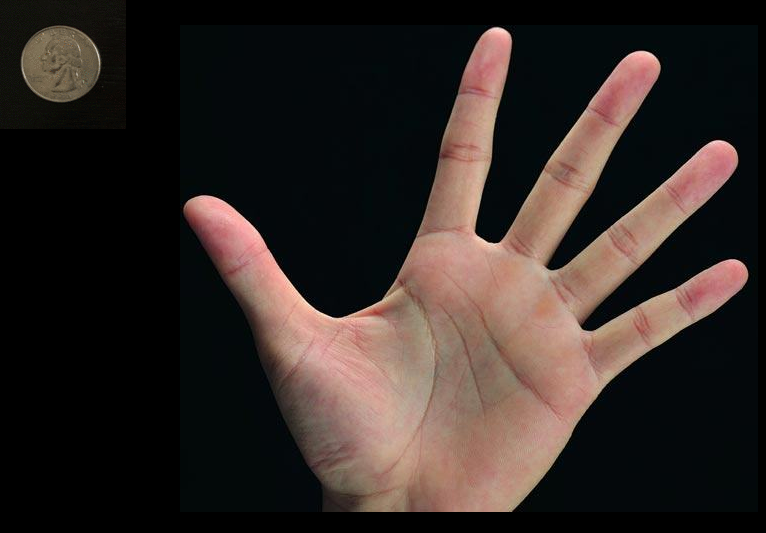
#> input picture testPalm.png, 766 x 533 px
$ python temp.py
#> lines starting #> are read from the running program, lines starting #| are printed output that depends on the picture; after the words box and inside, x2 and y2 are one past the last pixel; in counts of white or black regions, pixels touching at a corner belong together
import numpy as np
import cv2

img = cv2.imread("testPalm.png")
#> img is the input picture: shape (533, 766, 3); mean B, G, R 37.9, 41.4, 50.9
hsv = cv2.cvtColor(img,cv2.COLOR_BGR2HSV);
#> hsv: shape (533, 766, 3); mean H, S, V 44.7, 99.2, 53.9
lower_hand = np.array([0,30,60])
upper_hand = np.array([20,150,255])

mask = cv2.inRange(hsv, lower_hand, upper_hand)
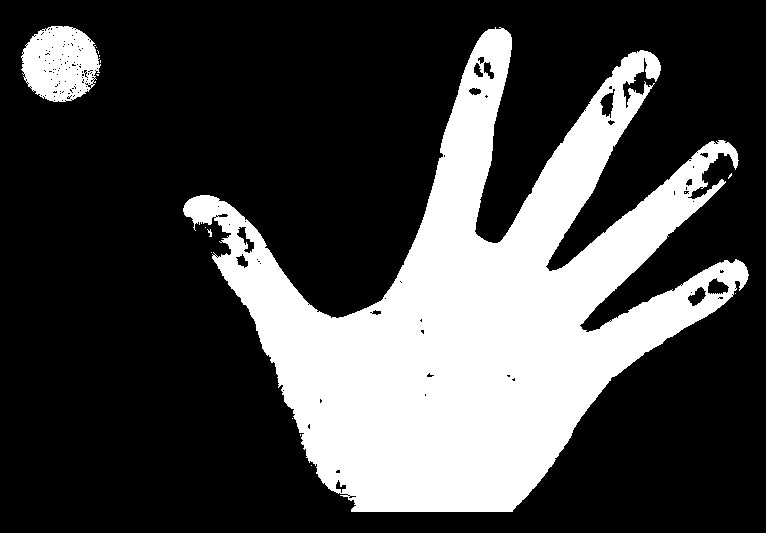
#> mask: shape (533, 766); 27.7% white; 16 white regions (13 under 20 px)

res = cv2.bitwise_and(img, img, mask=mask)
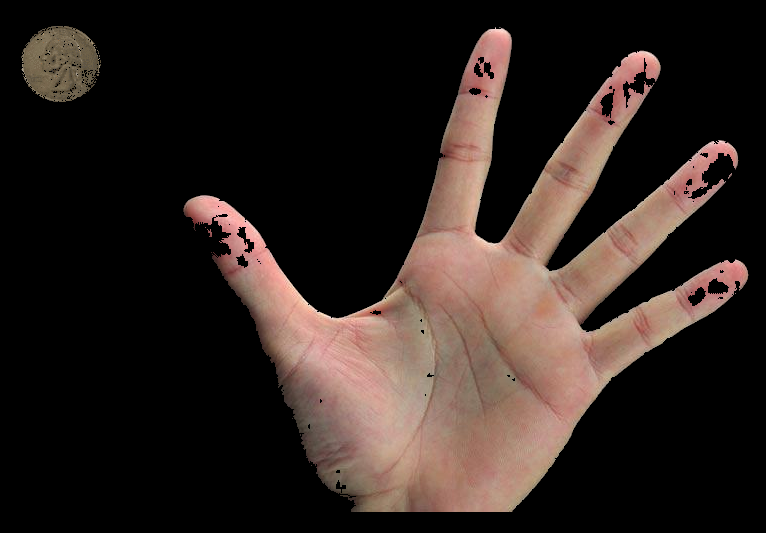
#> res: shape (533, 766, 3); mean B, G, R 31.9, 36.2, 46.9

#"derp" wasn't needed in my code tho..
contours,hierarchy = cv2.findContours(mask,cv2.RETR_TREE,cv2.CHAIN_APPROX_SIMPLE)
#> contours = 221 contours, 203 with area under 20; largest, box (x1, y1, x2, y2) and area: (183, 27, 749, 512) 108746, (21, 26, 101, 102) 4530, (599, 88, 616, 119) 266, (707, 277, 730, 295) 252, (687, 286, 707, 307) 213
for cnt in contours:
    hull = cv2.convexHull(cnt)
    cv2.drawContours(img,[cnt],0,(0,255,0),2)
    cv2.drawContours(img,[hull],0,(0,0,255),2)
#> this loop made 221 passes
#> hull on passes 1, 3, 4: [[311, 465]], [[292, 418]], [[735, 293]]
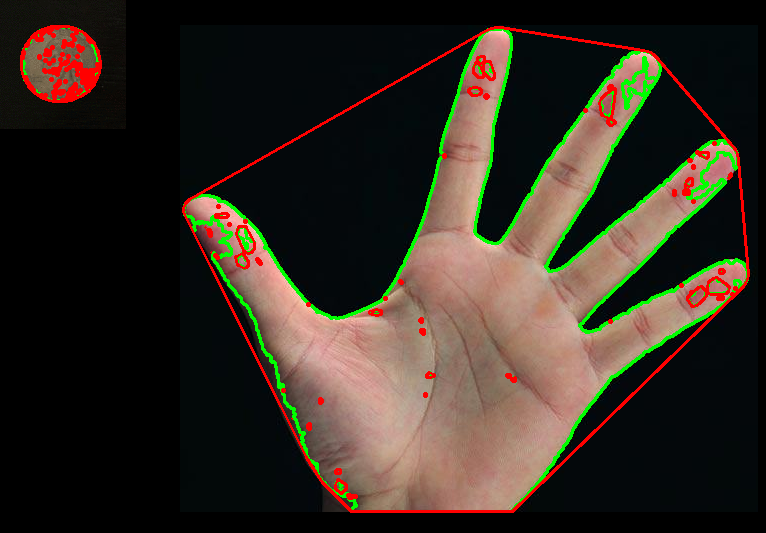
#> img: shape (533, 766, 3); 5.18% of pixels changed, all inside (x1, y1, x2, y2) = (20, 25, 750, 513)

cv2.imshow('image',img)
cv2.waitKey(0)
cv2.destroyAllWindows()

$ run again, with step4.png copied over testPalm.png
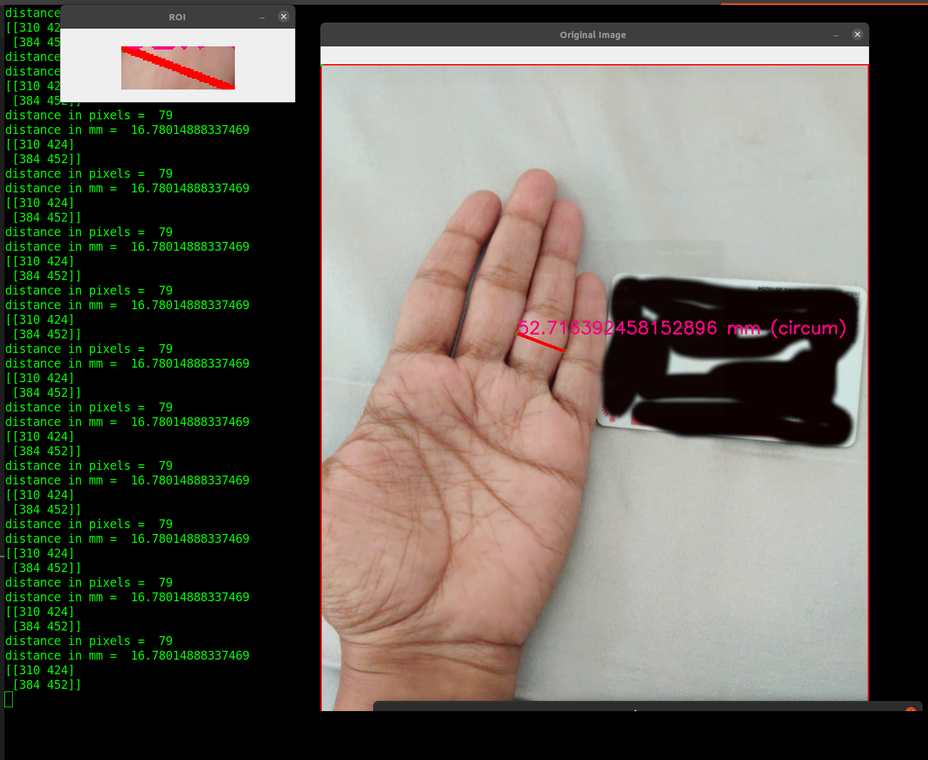
#> input picture step4.png, 928 x 760 px, shrunk from 1462 x 1197 before the run
#> img is the input picture: shape (760, 928, 3); mean B, G, R 83.5, 92.7, 95.6
#> hsv: shape (760, 928, 3); mean H, S, V 22, 44.1, 102
#> `mask = cv2.inRange(hsv, lower_hand, upper_hand)`:
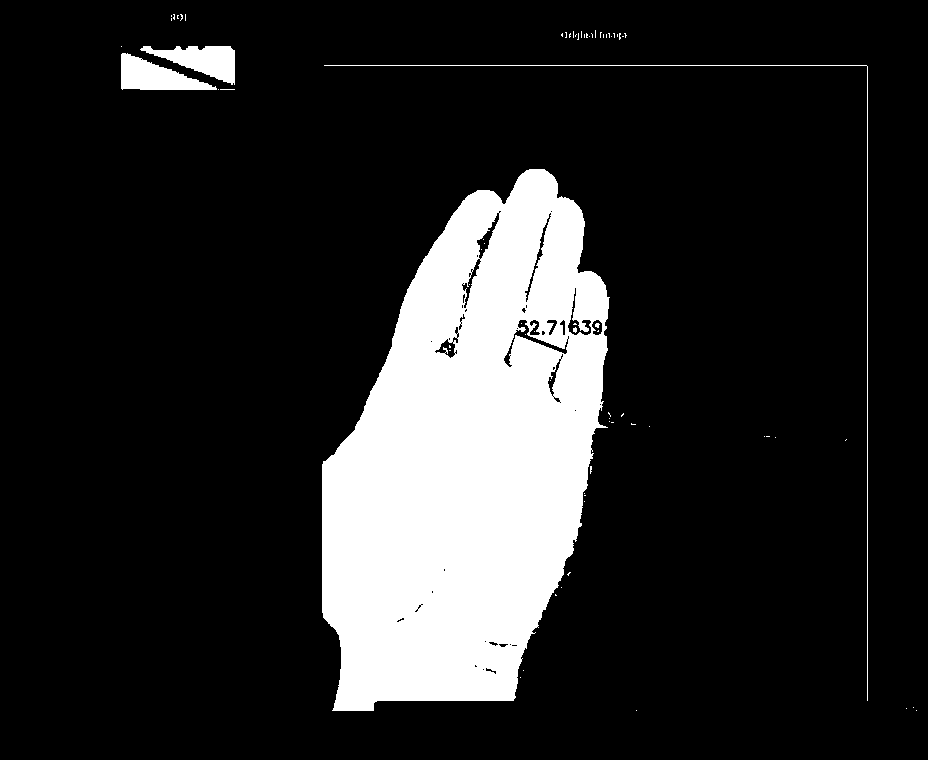
#> mask: shape (760, 928); 15.9% white; 73 white regions (69 under 20 px)
#> contours = 130 contours, 108 with area under 20; largest, box (x1, y1, x2, y2) and area: (322, 169, 610, 711) 108265, (121, 53, 217, 90) 1836, (140, 46, 235, 85) 1762, (503, 319, 569, 368) 520, (567, 287, 592, 336) 344
#> the loop `for cnt in contours:` made 130 passes
#> hull on passes 1, 2, 3, 4, 5, 6, 8, 9: [[916, 710]], [[636, 710]], [[906, 708]], [[913, 707]], [[520, 677]], [[523, 670]], [[561, 587]], [[570, 572], [568, 575], [567, 574], [569, 572]]
#> after the loop `for cnt in contours:`:
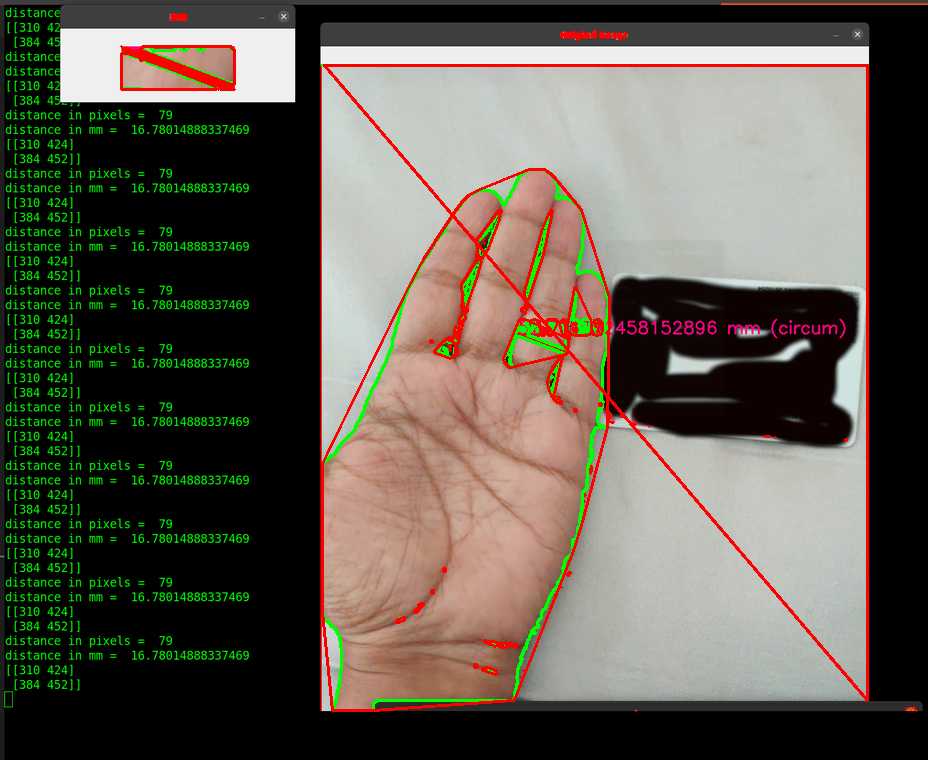
#> img: shape (760, 928, 3); 3.12% of pixels changed, all inside (x1, y1, x2, y2) = (120, 13, 918, 712)
